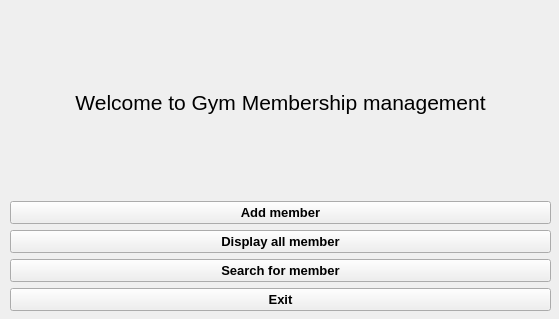
<?xml version="1.0" encoding="UTF-8"?>
<ui version="4.0">
 <class>Form</class>
 <widget class="QWidget" name="Form">
  <property name="geometry">
   <rect>
    <x>0</x>
    <y>0</y>
    <width>559</width>
    <height>319</height>
   </rect>
  </property>
  <property name="windowTitle">
   <string>Gym  Mangement</string>
  </property>
  <widget class="QWidget" name="verticalLayoutWidget">
   <property name="geometry">
    <rect>
     <x>10</x>
     <y>10</y>
     <width>541</width>
     <height>301</height>
    </rect>
   </property>
   <layout class="QVBoxLayout" name="verticalLayout">
    <item>
     <widget class="QLabel" name="label">
      <property name="font">
       <font>
        <pointsize>16</pointsize>
       </font>
      </property>
      <property name="layoutDirection">
       <enum>Qt::LeftToRight</enum>
      </property>
      <property name="styleSheet">
       <string notr="true">color:black;</string>
      </property>
      <property name="text">
       <string>Welcome to Gym Membership management</string>
      </property>
      <property name="textFormat">
       <enum>Qt::PlainText</enum>
      </property>
      <property name="scaledContents">
       <bool>true</bool>
      </property>
      <property name="alignment">
       <set>Qt::AlignCenter</set>
      </property>
     </widget>
    </item>
    <item>
     <widget class="QPushButton" name="btnadd">
      <property name="font">
       <font>
        <pointsize>10</pointsize>
        <weight>75</weight>
        <bold>true</bold>
       </font>
      </property>
      <property name="cursor">
       <cursorShape>PointingHandCursor</cursorShape>
      </property>
      <property name="text">
       <string>Add member</string>
      </property>
     </widget>
    </item>
    <item>
     <widget class="QPushButton" name="btndisplay">
      <property name="font">
       <font>
        <pointsize>10</pointsize>
        <weight>75</weight>
        <bold>true</bold>
       </font>
      </property>
      <property name="cursor">
       <cursorShape>PointingHandCursor</cursorShape>
      </property>
      <property name="text">
       <string>Display all member</string>
      </property>
     </widget>
    </item>
    <item>
     <widget class="QPushButton" name="btnsearch">
      <property name="font">
       <font>
        <pointsize>10</pointsize>
        <weight>75</weight>
        <bold>true</bold>
       </font>
      </property>
      <property name="cursor">
       <cursorShape>PointingHandCursor</cursorShape>
      </property>
      <property name="text">
       <string>Search for member</string>
      </property>
     </widget>
    </item>
    <item>
     <widget class="QPushButton" name="btnexit">
      <property name="font">
       <font>
        <pointsize>10</pointsize>
        <weight>75</weight>
        <bold>true</bold>
       </font>
      </property>
      <property name="cursor">
       <cursorShape>PointingHandCursor</cursorShape>
      </property>
      <property name="text">
       <string>Exit</string>
      </property>
     </widget>
    </item>
   </layout>
  </widget>
 </widget>
 <resources/>
 <connections/>
</ui>
